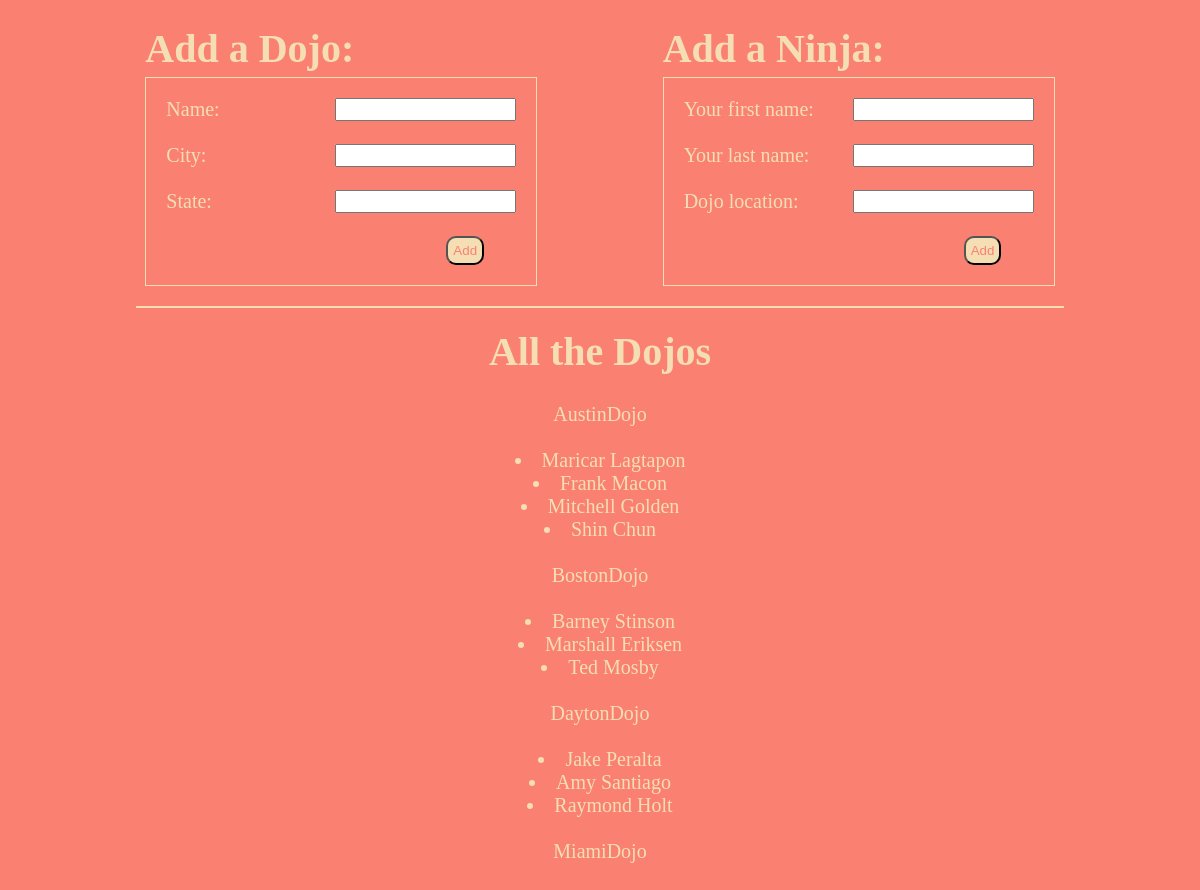
The page / on the database its author committed.
### dojoninja_app/models.py (models this page shows, shortened)
class Dojo(models.Model):
    name = models.CharField(max_length=45)
    city = models.CharField(max_length=45)
    state = models.CharField(max_length=2)
    desc = models.TextField(max_length=255)

class Ninja(models.Model):
    dojo_id = models.CharField(max_length=45)
    school_dojo = models.ForeignKey(Dojo, related_name="school_ninjas", on_delete = models.CASCADE)
    first_name = models.CharField(max_length=45)
    last_name = models.CharField(max_length=45)

### dojoninja_app/views.py (the view)
# urls.py: path('', views.index),
def index(request):
    context = {
        "all_the_dojos": Dojo.objects.all(),
        "all_the_ninjas": Ninja.objects.all()
    }
    return render(request, 'index.html', context)

### dojoninja_app/templates/index.html (shortened to what this page needs)
<!DOCTYPE html>
<html lang="en">
<head>
    {% load static %}
    <link rel="stylesheet" href="{% static 'style.css' %}" />
</head>
<body>
    <div id="wrapper">
        <div id="forms">
            <div class="box">
                <h1>Add a Dojo:</h1>
                <form action="/dojo" method="post">
                    <div class="spaces">Name: <input type="text" name="name"></div><br>
                    <div class="spaces">City: <input type="text" name="city"></div><br>
                    <div class="spaces">State: <input type="text" name="state"></div><br>
                    <input type="submit" id="done" value="Add">
                </form>
            </div>
            <div class="box">
                <h1>Add a Ninja:</h1>
                <form action="/ninja" method="post">
                    <div class="spaces">Your first name: <input type="text" name="first_name"></div><br>
                    <div class="spaces">Your last name: <input type="text" name="last_name"></div><br>
                    <div class="spaces"> Dojo location:
                        <input list="dojo" name="location">
                    </div><br>
                    <input type="submit" id="done" value="Add">
                </form>
            </div>
        </div>
        <div id="line"></div>
        <div id="dojolist">
            <h1>All the Dojos</h1>
            {% for dojo in all_the_dojos %}
            <br>
            <ul>
                {{ dojo.name }} <br><br>
                {% for ninja in dojo.school_ninjas.all %}
                    <li> {{ ninja.first_name }} {{ ninja.last_name }} </li>
                {% endfor %}
            </ul>
            {% endfor %}
        </div>
    </div>
</body>
</html>

### dojoninja_app/static/style.css (style rules this page uses)
* { padding: 0px; margin: 0px; }
body { padding:20px; background-color: salmon; color: wheat; font-size: 20px; }
h1 { margin: 5px 0px 5px 0px; }
form { width: 350px; border: 1px solid wheat; padding: 20px; }
div.spaces { display: flex; justify-content: space-between; }
input#done { margin-left: 80%; padding: 5px; border-radius: 10px; color: salmon; background-color: wheat; }
#forms { display: flex; justify-content: space-evenly; }
#dojolist { text-align: center; }
#line { margin: 20px auto 20px auto; height:2px; background-color: wheat; width: 80%; }
li { list-style-position: inside; }

### rows shown on the page
Dojo: name "AustinDojo"
Ninja: first_name "Maricar", last_name "Lagtapon"
Ninja: first_name "Frank", last_name "Macon"
Ninja: first_name "Mitchell", last_name "Golden"
Ninja: first_name "Shin", last_name "Chun"
Dojo: name "BostonDojo"
Ninja: first_name "Barney", last_name "Stinson"
Ninja: first_name "Marshall", last_name "Eriksen"
Ninja: first_name "Ted", last_name "Mosby"
Dojo: name "DaytonDojo"
Ninja: first_name "Jake", last_name "Peralta"
Ninja: first_name "Amy", last_name "Santiago"
Ninja: first_name "Raymond", last_name "Holt"
Dojo: name "MiamiDojo"
